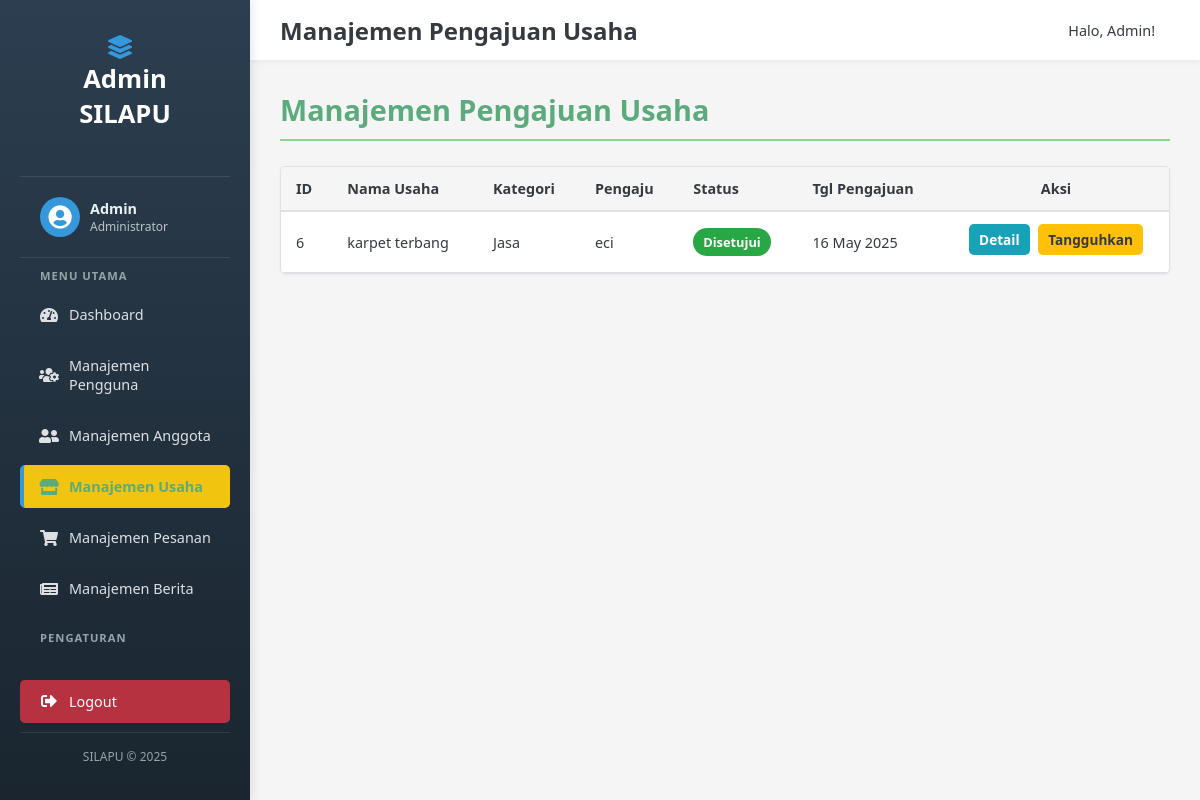
/admin/manajemen_usaha.php (signed in), run on the app's committed database.
### tables this page shows
CREATE TABLE `usaha_mahasiswa` (
  `id` int NOT NULL,
  `user_id` int NOT NULL,
  `nama_usaha` varchar(255) NOT NULL,
  `deskripsi_usaha` text,
  `kategori_usaha` varchar(100) DEFAULT NULL,
  `alamat_usaha` varchar(255) DEFAULT NULL,
  `kontak_usaha` varchar(100) DEFAULT NULL,
  `foto_produk_atau_logo` varchar(255) DEFAULT NULL,
  `status_pengajuan` varchar(50) NOT NULL DEFAULT 'Menunggu Persetujuan',
  `catatan_admin` text,
  `tanggal_pengajuan` timestamp NULL DEFAULT CURRENT_TIMESTAMP,
  `tanggal_update` timestamp NULL DEFAULT CURRENT_TIMESTAMP ON UPDATE CURRENT_TIMESTAMP
);

CREATE TABLE `users` (
  `id` int NOT NULL,
  `username` varchar(100) NOT NULL,
  `email` varchar(255) NOT NULL,
  `password` varchar(255) NOT NULL,
  `role` varchar(50) NOT NULL DEFAULT 'user',
  `created_at` timestamp NULL DEFAULT CURRENT_TIMESTAMP
);

### admin/manajemen_usaha.php (the view, shortened to what this page needs)
<?php
   $pathPrefix = '../';
   $adminPathPrefix = '';
   $pageTitle = "Manajemen Pengajuan Usaha";
   require $pathPrefix . 'config/db.php';
   $sql_usaha = "SELECT um.*, u.username AS nama_pengaju
              FROM usaha_mahasiswa um
              JOIN users u ON um.user_id = u.id
              ORDER BY um.tanggal_pengajuan DESC";
   $result_usaha = $conn->query($sql_usaha);
   include $pathPrefix . 'includes/admin_header.php';
   ?>
<h2 class="section-title">
    <?php echo $pageTitle; ?>
</h2>
<?php if ($result_usaha && $result_usaha->num_rows > 0): ?>
    <div class="table-responsive">
        <table class="data-table">
            <thead>
                <tr>
                    <th>ID</th>
                    <th>Nama Usaha</th>
                    <th>Kategori</th>
                    <th>Pengaju</th>
                    <th>Status</th>
                    <th>Tgl Pengajuan</th>
                    <th style="text-align: center;">Aksi</th>
                </tr>
            </thead>
            <tbody>
                <?php while ($usaha = $result_usaha->fetch_assoc()): ?>
                    <tr>
                        <td><?php echo htmlspecialchars($usaha['id']); ?></td>
                        <td><?php echo htmlspecialchars($usaha['nama_usaha']); ?></td>
                        <td><?php echo htmlspecialchars($usaha['kategori_usaha']); ?></td>
                        <td><?php echo htmlspecialchars($usaha['nama_pengaju']); ?></td>
                        <td>
                            <span class="status-badge <?php
                                                       $status_class_usaha = 'status-menunggu';
                                                       if ($usaha['status_pengajuan'] == 'Disetujui') $status_class_usaha = 'status-disetujui';
                                                       elseif ($usaha['status_pengajuan'] == 'Ditolak') $status_class_usaha = 'status-ditolak';
                                                       elseif ($usaha['status_pengajuan'] == 'Ditangguhkan') $status_class_usaha = 'status-ditangguhkan';
                                                       echo $status_class_usaha;
                                                       ?>">
                                <?php echo htmlspecialchars($usaha['status_pengajuan']); ?>
                            </span>
                        </td>
                        <td><?php echo date('d M Y', strtotime($usaha['tanggal_pengajuan'])); ?></td>
                        <td class="actions" style="text-align: center;">
                            <a href="<?php echo $adminPathPrefix; ?>detail_usaha.php?id=<?php echo $usaha['id']; ?>" class="btn-admin btn-admin-info btn-sm">Detail</a>
                            <?php if ($usaha['status_pengajuan'] == 'Menunggu Persetujuan'): ?>
                                <a href="<?php echo $adminPathPrefix; ?>proses_update_status_usaha.php?id=<?php echo $usaha['id']; ?>&status=Disetujui" onclick="return confirm('Setujui?');" class="btn-admin btn-admin-success btn-sm">Setujui</a>
                                <a href="<?php echo $adminPathPrefix; ?>proses_update_status_usaha.php?id=<?php echo $usaha['id']; ?>&status=Ditolak" onclick="return confirm('Tolak?');" class="btn-admin btn-admin-danger btn-sm">Tolak</a>
                            <?php elseif ($usaha['status_pengajuan'] == 'Disetujui'): ?>
                                <a href="<?php echo $adminPathPrefix; ?>proses_update_status_usaha.php?id=<?php echo $usaha['id']; ?>&status=Ditangguhkan" onclick="return confirm('Tangguhkan?');" class="btn-admin btn-admin-warning btn-sm">Tangguhkan</a>
                            <?php endif; ?>
                        </td>
                    </tr>
                <?php endwhile; ?>
            </tbody>
        </table>
    </div>
<?php elseif ($result_usaha): ?>
    <p style="margin-top: 20px; color: var(--dark);">Belum ada pengajuan usaha dari mahasiswa.</p>
<?php else: ?>
    <p style="margin-top: 20px; color: var(--red);">Gagal mengambil data pengajuan usaha: <?php echo $conn->error; ?></p>
<?php endif; ?>
<?php
   include $pathPrefix . 'includes/admin_footer.php';
   ?>

### assets/css/admin_style.css (style rules this page uses)
:root { --light-green: #8CD790; --dark-green: #5CAB7D; --red: #E74C3C; --yellow: #F1C40F; --white: #FFFFFF; --dark: #333333; --light-gray: #F5F5F5; --sidebar-width: 250px; --admin-header-height: 60px; --primary-blue: #007bff; --secondary-gray: #6c757d; --success-green: #28a745; --danger-red: #dc3545; --warning-yellow: #ffc107; --info-blue: #17a2b8; --text-dark: #343a40; --text-light: #f8f9fa; --border-color: #dee2e6; }
* { margin: 0; padding: 0; box-sizing: border-box; font-family: 'Segoe UI', Tahoma, Geneva, Verdana, sans-serif; }
body.admin-body { display: flex; min-height: 100vh; background-color: var(--light-gray); color: var(--text-dark); font-size: 16px; }
.page-content .section-title { font-size: 1.8rem; margin-bottom: 25px; color: var(--dark-green); padding-bottom: 10px; border-bottom: 2px solid var(--light-green); text-shadow: none; }
.btn-admin { display: inline-block; padding: 10px 18px; border-radius: 5px; text-decoration: none; cursor: pointer; border: none; font-weight: 600; font-size: 0.95rem; transition: opacity 0.2s ease, transform 0.1s ease; text-align: center; }
.btn-admin-warning { background-color: var(--warning-yellow); color: var(--text-dark); }
.btn-admin-info { background-color: var(--info-blue); color: white; }
.table-responsive { overflow-x: auto; margin-top: 20px; border: 1px solid var(--border-color); border-radius: 5px; background-color: var(--white); box-shadow: 0 1px 3px rgba(0,0,0,0.05); }
.data-table { width: 100%; border-collapse: collapse; }
.data-table th, .data-table td { padding: 12px 15px; border-bottom: 1px solid var(--border-color); text-align: left; font-size: 0.9rem; vertical-align: middle; }
.data-table thead th { background-color: var(--light-gray); color: var(--text-dark); font-weight: 600; border-bottom-width: 2px; white-space: nowrap; }
.data-table td .status-badge { padding: 5px 10px; border-radius: 15px; color: white; font-size: 0.8rem; font-weight: 600; text-transform: capitalize; display: inline-block; }
.data-table td .status-badge.status-disetujui, .data-table td .status-badge.status-aktif, .data-table td .status-badge.status-selesai { background-color: var(--success-green); }
.data-table .actions a, .data-table .actions button { margin-right: 5px; margin-bottom: 5px; font-size: 0.85rem; padding: 6px 10px; }
.data-table .actions a:last-child, .data-table .actions button:last-child { margin-right: 0; }

### data on the page
usaha_mahasiswa: id "6", nama_usaha "karpet terbang", kategori_usaha "Jasa", user.username "eci", status_pengajuan "Disetujui", tanggal_pengajuan "16 May 2025"

### other printed values
$pageTitle "Manajemen Pengajuan Usaha"
$_SESSION['username'] "Admin"
